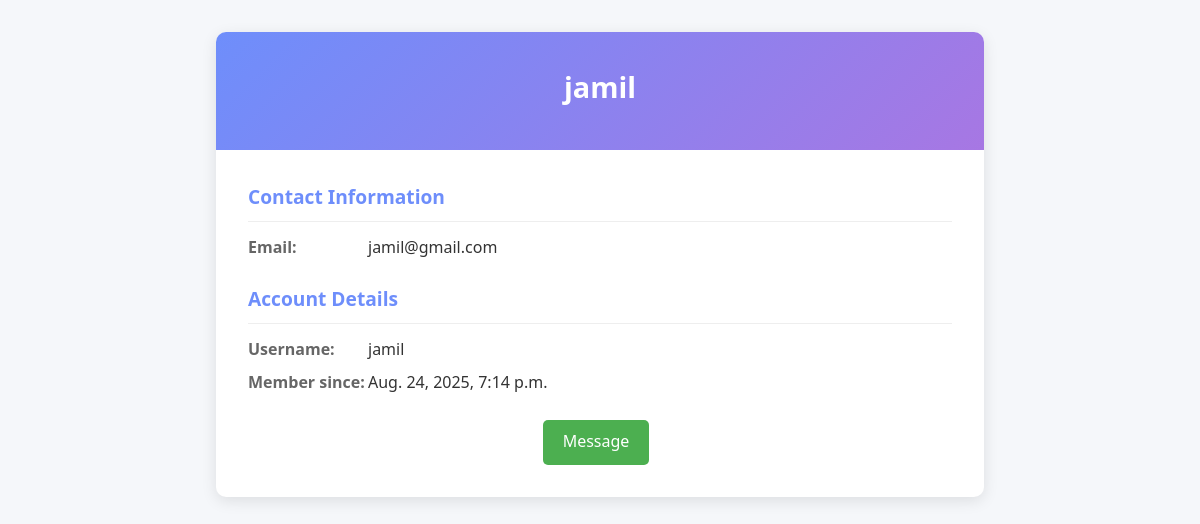
Screenshot of /another/4/ with the database file from the repository.
### chat/models.py (models this page shows)
class UserModel(AbstractUser):
    pass

### chat/views.py (the view)
# urls.py: path('another/<int:pk>/', views.another_profile, name='another-profile-view'),
def another_profile(request, pk):
    user = UserModel.objects.get(pk=pk)
    qs = UserModel.objects.exclude(pk=request.user.pk).order_by('username')
    return render(request, 'view_another_profile.html', {
        'user': user,
        'users': qs
    })

### templates/view_another_profile.html (shortened to what this page needs)
<!DOCTYPE html>
<html lang="en">
<head>
</head>
<body>
<div class="container">
    <div class="profile-card">
        <div class="profile-header">
            <h1 class="profile-name">
                {% if user.first_name and last_name %}
                {{ user.first_name }} {{ user.last_name }}
                {% else %}
                {{ user.username }}
                {% endif %}
            </h1>
        </div>
        <div class="profile-body">
            <div class="section">
                <h2 class="section-title">Contact Information</h2>
                <div class="info-item">
                    <span class="info-label">Email:</span>
                    <span>{{ user.email|default:None }}</span>
                </div>
            </div>
            <div class="section">
                <h2 class="section-title">Account Details</h2>
                <div class="info-item">
                    <span class="info-label">Username:</span>
                    <span>{{ user.username }}</span>
                </div>
                <div class="info-item">
                    <span class="info-label">Member since:</span>
                    <span>{{ user.date_joined }}</span>
                </div>
            </div>
            <div class="action-buttons">
                <a href="{% url 'chats' %}" class="btn btn-edit">Message</a>
            </div>
        </div>
    </div>
</div>
</body>
</html>

### templates/view_another_profile.html (style rules this page uses)
* { margin: 0; padding: 0; box-sizing: border-box; font-family: 'Segoe UI', Tahoma, Geneva, Verdana, sans-serif; }
body { background-color: #f5f7fa; color: #333; line-height: 1.6; }
.container { max-width: 800px; margin: 2rem auto; padding: 0 1rem; }
.profile-card { background: white; border-radius: 10px; box-shadow: 0 4px 15px rgba(0, 0, 0, 0.1); overflow: hidden; }
.profile-header { background: linear-gradient(135deg, #6e8efb, #a777e3); color: white; padding: 2rem; text-align: center; }
.profile-name { font-size: 1.8rem; margin-bottom: 0.5rem; }
.profile-body { padding: 2rem; }
.section { margin-bottom: 1.5rem; }
.section-title { font-size: 1.2rem; color: #6e8efb; margin-bottom: 0.8rem; padding-bottom: 0.5rem; border-bottom: 1px solid #eee; }
.info-item { display: flex; margin-bottom: 0.5rem; }
.info-label { font-weight: 600; width: 120px; color: #666; }
.btn { display: inline-block; background: #6e8efb; color: white; padding: 0.6rem 1.2rem; border-radius: 5px; text-decoration: none; transition: all 0.3s ease; border: none; cursor: pointer; font-size: 1rem; }
.btn-edit { background: #4CAF50; margin-right: 0.5rem; }
.action-buttons { display: flex; justify-content: center; margin-top: 1.5rem; }

### rows the page displays
UserModel: username "jamil", email "jamil@gmail.com", date_joined "Aug. 24, 2025, 7:14 p.m."
